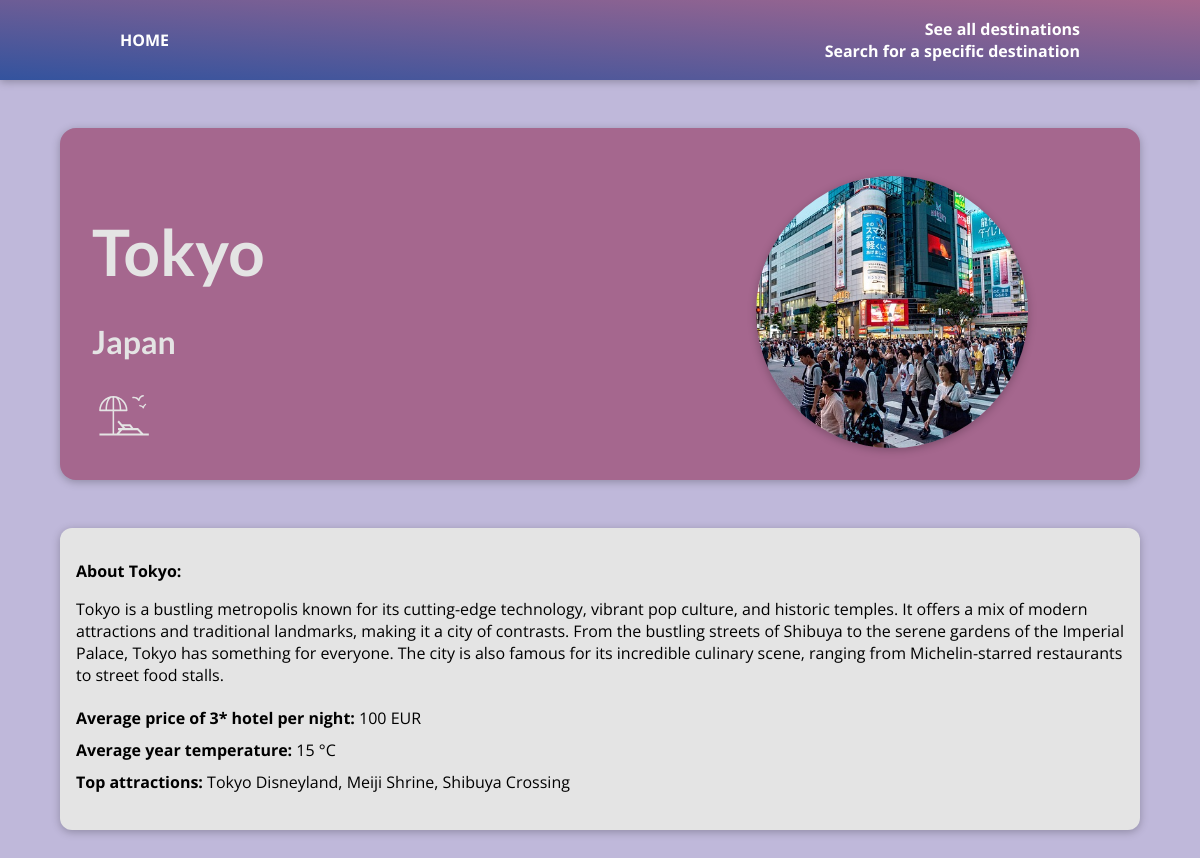
Screenshot of /destinations/tokyo with the database file from the repository.
### destinations/models.py (models this page shows, shortened)
class Destination(models.Model):
    city = models.CharField(max_length=100)
    country = models.CharField(max_length=100)
    continent = models.ManyToManyField(Continent,)
    latitude = models.FloatField()
    longitude = models.FloatField()
    avg_year_temp = models.IntegerField()
    is_beach = models.BooleanField()
    are_mountains = models.BooleanField()
    top_attractions = models.CharField(max_length=500)
    hotel_price = models.IntegerField()
    description = models.TextField()
    slug = models.SlugField(default="", blank=True, null=False, db_index=True)

### destinations/views.py (the view)
# urls.py: path("destinations/<slug:slug>", views.destination_detail, name="destination-detail-page")
def destination_detail(request, slug):
    identified_destination = get_object_or_404(Destination, slug=slug)
    return render(request, "destinations/destination-details.html", {
        "destination" : identified_destination
    })

### destinations/templates/destinations/destination-details.html (shortened to what this page needs)
{% extends 'base.html' %}
{% load static %}
{% block css_files %}
    <link rel="stylesheet" href="{% static "destinations/styles/post-detail.css" %}" />
{% endblock %}
{% block content %}
<section id="summary">
    <h2>{{destination.city}}</h2>
    <h3>{{destination.country}}</h3>
    {% if destination.is_beach %}
        <img id="icon" src="{% static "destinations/images/beach-light.svg" %}" alt"beach"/>
    {% endif %}
    <article>
        <img src="{% static "destinations/images/"|add:destination.city|add:".jpg" %}" alt={{destination.city}}>
    </article>
</section>
<main>
    <p>
        <b>About {{destination.city}}:</b>
        {{destination.description|linebreaks}}
        <div id="details">
            <b>Average price of 3* hotel per night:</b> {{destination.hotel_price}} EUR
            <br>
            <b>Average year temperature: </b> {{destination.avg_year_temp}} °C
            <br>
            <b>Top attractions: </b> {{destination.top_attractions}}
        </div>
    </p>
</main>
{% endblock %}

### static/app.css (style rules this page uses)
* { box-sizing: border-box; }
html { font-family: 'Open Sans', 'Lato', sans-serif; }
body { margin: 0; background: #bfb8da; }
h1, h2, h3 { font-family: 'Lato', sans-serif; font-weight: bold; }

### destinations/static/destinations/styles/post-detail.css (style rules this page uses)
body { background: #bfb8da; }
#summary { margin: 8rem auto 3rem auto; padding: 2rem; width: 90%; max-width: 90rem; border-radius: 16px; background-color: #A5678E; position: relative; box-shadow: 0 2px 8px rgba(0, 0, 0, 0.25); height: 22rem; }
#summary h2 { color: #e4e4e4; font-size: 4rem; margin-bottom: 0rem; }
#summary h3 { color: #e4e4e4; font-size: 2rem; margin-bottom: 1.5rem; }
#summary article { position: absolute; top: 2rem; right: 3rem; padding: 1rem 2rem; border-radius: 12px; text-align: right; color: white; }
#summary img { width: 4rem; height: 4rem; margin-right: 2rem; object-fit: cover; }
#summary article img { width: 17rem; height: 17rem; border-radius: 12px; margin-bottom: 1rem; box-shadow: 0 2px 8px rgba(0, 0, 0, 0.25); border-radius: 50%; }
main { width: 90%; max-width: 90rem; margin: 3rem auto; background-color: #e4e4e4; padding: 1rem; border-radius: 12px; box-shadow: 0 2px 8px rgba(0, 0, 0, 0.25); }
#details { line-height: 2; }

### rows the page displays
Destination: city "Tokyo", country "Japan", city (picture), description "Tokyo is a bustling metropolis known for its cutting-edge technology, vibrant pop culture, and historic temples. It offers a mix of modern attractions and traditional landmarks, making it a city of contrasts. From the bustling streets of Shibuya to the serene gardens of the Imperial Palace, Tokyo has something for everyone. The city is also famous for its incredible culinary scene, ranging from Michelin-starred restaurants to street food stalls.", hotel_price "100", avg_year_temp "15", top_attractions "Tokyo Disneyland, Meiji Shrine, Shibuya Crossing"
